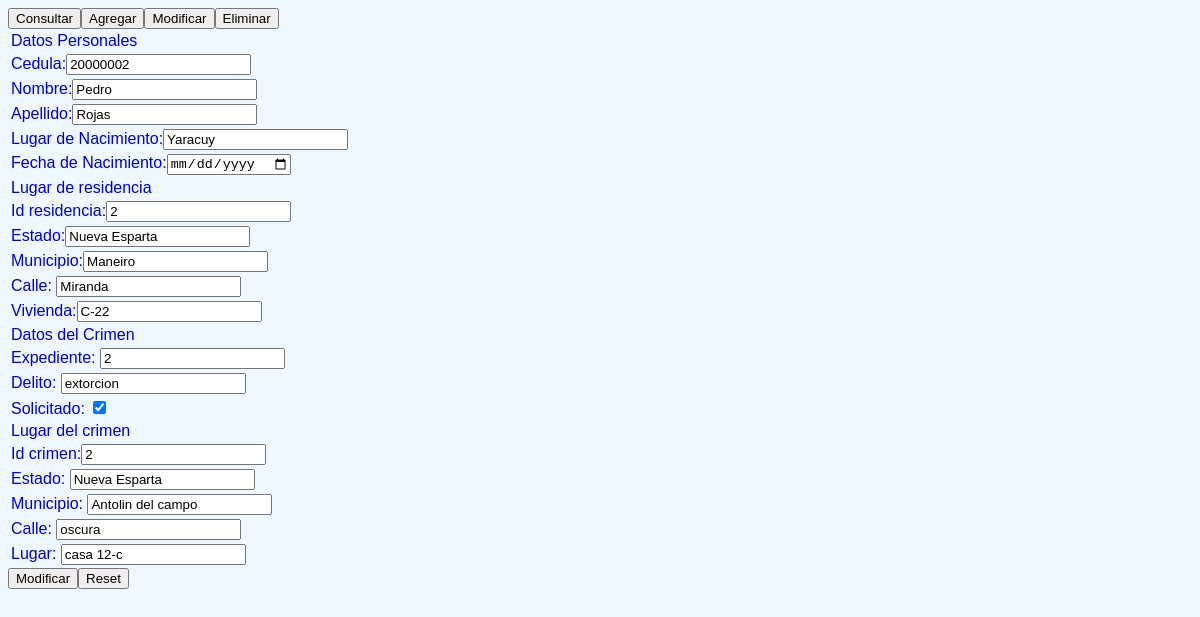
/form_modificar2.php?cedula=20000002, run on an earlier commit of the app's database.
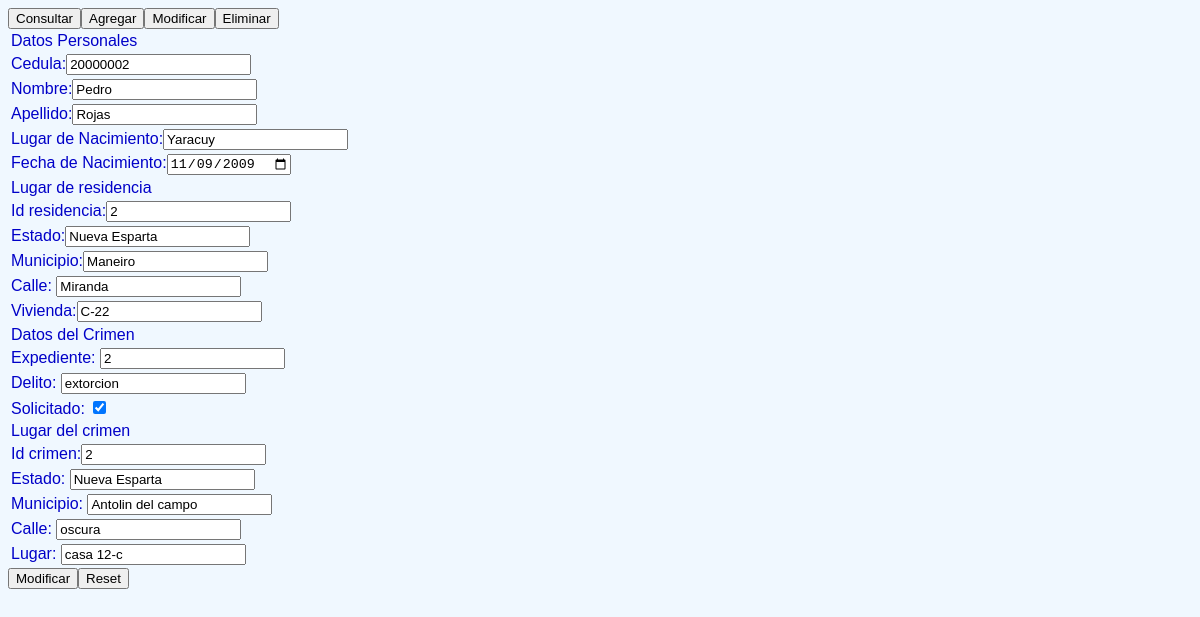
And on a later commit of the database.
### tables this page shows
CREATE TABLE Ciudadanos(
	cedula INT UNSIGNED NOT NULL,
	nombre VARCHAR(64) NOT NULL,
	apellido VARCHAR(64) NOT NULL,
	l_nacimiento VARCHAR(64) NOT NULL,
	f_nacimiento DATE NOT NULL,
	PRIMARY KEY(cedula)
);

### form_modificar2.php (the view, shortened to what this page needs)
<!DOCTYPE html>
<html>
  <head>
    <link rel="stylesheet" type="text/css" href="estilo.css" media="screen" />
  </head>
  <body>
    <nav name="barra" id="id_barra">
      <table>
            <form action="form_consulta.php">
              <input name="boton" id="id_boton" value="Consultar" type="submit"/>
            </form>
            <form action="form_agregar.php">
              <input name="boton" id="id_boton" value="Agregar" type="submit"/>
            </form>
            <form action="form_modificar.php">
              <input name="boton" id="id_boton" value="Modificar" type="submit"/>
            </form>
            <form action="form_eliminar.php">
              <input name="boton" id="id_boton" value="Eliminar" type="submit"/>
            </form>
      </table>
    </nav>
    <?php
    $cedula=$_GET["cedula"];
    include("conexionBD.php");
    $consulta="SELECT * FROM Ciudadanos WHERE cedula='$cedula'";
    $resultado=mysqli_query($conexion, $consulta);
    if($fila=mysqli_fetch_array($resultado, MYSQLI_ASSOC)){
      $consulta="SELECT * FROM Ciudadanos WHERE cedula='$cedula'";
      $resultado=mysqli_query($conexion, $consulta);
      mysqli_set_charset($conexion, "utf8");
      echo("<article>");
      echo("<form name='Modificar' action='result_modificar.php' method='get'>");
      echo ("<table>");
      echo("<tr><td>Datos Personales</td></tr>");
      while($fila=mysqli_fetch_array($resultado, MYSQLI_ASSOC)){
        echo ("<tr><td><label>Cedula:<input name='cedula' value='$fila[cedula]' /></label></td></tr>");
        echo ("<tr><td><label>Nombre:<input name='nombre' value='$fila[nombre]' /></label></td></tr>");
        echo ("<tr><td><label>Apellido:<input name='apellido' value='$fila[apellido]' /></label></td></tr>");
        echo ("<tr><td><label>Lugar de Nacimiento:<input name='l_nacimiento' value='$fila[l_nacimiento]'/></label></td></tr>");
        echo ("<tr><td><label>Fecha de Nacimiento:<input name='f_nacimiento' value='$fila[f_nacimiento]' type='date'/></label></td></tr>");
      }
            $consulta="SELECT * FROM Ubicacion_Ciudadanos WHERE cedula_uc='$cedula'";
            $resultado=mysqli_query($conexion, $consulta);
            echo("<tr><td>Lugar de residencia</td></tr>");
            while($fila=mysqli_fetch_array($resultado, MYSQLI_ASSOC)){
              echo ("<tr><td><label>Id residencia:<input name='id_uc' value='$fila[id_uc]' /></label></td></tr>");
              echo ("<tr><td><label>Estado:<input name='estado_uc' value='$fila[estado_uc]'</label></td></tr>");
              echo ("<tr><td><label>Municipio:<input name='municipio_uc' value='$fila[municipio_uc]' /></label></td></tr>");
              echo ("<tr><td><label>Calle: <input name='calle_uc' value='$fila[calle_uc]' /></label></td></tr>");
              echo ("<tr><td><label>Vivienda:<input name='vivienda_uc' value='$fila[vivienda_uc]'</label></td></tr>");
              }
      $consulta="SELECT * FROM Crimenes WHERE cedula_c='$cedula'";
      $resultado=mysqli_query($conexion, $consulta);
      echo("<tr><td>Datos del Crimen</td></tr>");
      while($fila=mysqli_fetch_array($resultado, MYSQLI_ASSOC)){
        echo ("<tr><td><label>Expediente: <input name='expediente' value='$fila[expediente]' /></label></td></tr>");
        echo ("<tr><td><label>Delito: <input name='delito' value='$fila[delito]' /></label></td></tr>");
        if($fila["solicitado"]==0){
          $fila["solicitado"]="No";
          echo ("<tr><td><label>Solicitado: <input name='solicitado' value='0' type='checkbox' /></label></td></tr>");
        }
        else{
          echo ("<tr><td><label>Solicitado: <input name='solicitado' value='0' type='checkbox' checked/></label></td></tr>");
        }
        }
      $consulta="SELECT * FROM Lugar_Crimenes, Crimenes WHERE expediente_lc=expediente AND cedula_c=$cedula";
      $resultado=mysqli_query($conexion, $consulta);
      echo("<tr><td>Lugar del crimen</td></tr>");
      while($fila=mysqli_fetch_array($resultado, MYSQLI_ASSOC)){
        echo ("<tr><td><label>Id crimen:<input name='id_lc' value='$fila[id_lc]' /></label></td></tr>");
        echo ("<tr><td><label>Estado: <input name='estado-lc' value='$fila[estado_lc]' /></label></td></tr>");
        echo ("<tr><td><label>Municipio: <input name='municipio_lc' value='$fila[municipio_lc]' /></label></td></tr>");
        echo ("<tr><td><label>Calle: <input name='calle_lc' value='$fila[calle_lc]' /></label></td></tr>");
        echo ("<tr><td><label>Lugar: <input name='lugar_lc' value='$fila[lugar_lc]' /></label></td></tr>");
      }
      echo("</table>");
      echo("<input value='Modificar' type='submit'/>");
      echo("<input type='reset' />");
      echo("</form>");
      echo("</article>");
    }
    else{
      echo("<article>");
      echo("<p>El ciudadano no ha cometido delitos anteriormente</p>");
      echo("</article>");
    }
    ?>
  </body>
</html>

What changed in the data, as far as the page shows it:
changed ciudadanos "Pedro": f_nacimiento (not shown) → "11/09/2009"
